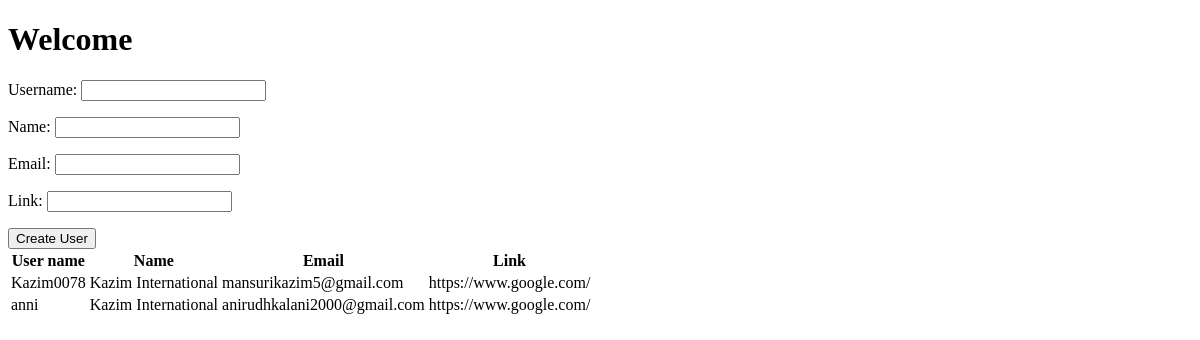
Before: /add_user/ with the older database file.
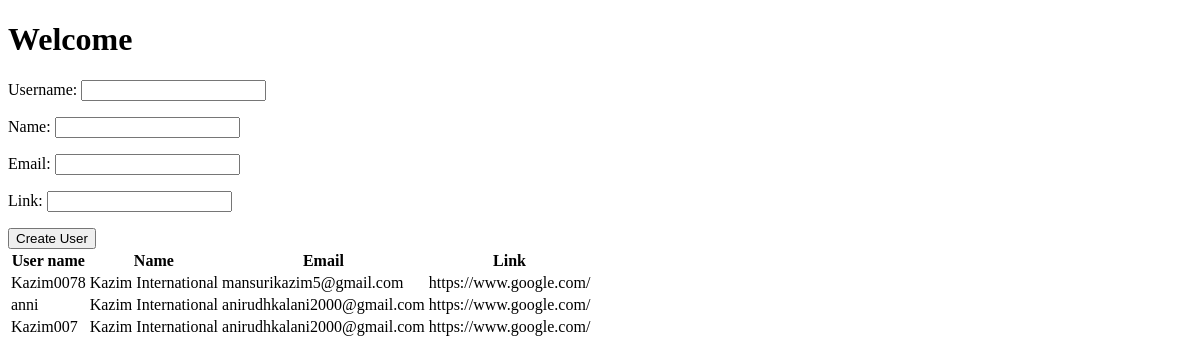
After: the same page with the newer database file.
### ajax_app/models.py (models this page shows, shortened)
class MyUser(models.Model):
    username = models.CharField(max_length=256, unique = True)
    name = models.CharField(max_length=256)
    email = models.EmailField()
    link = models.URLField()

### ajax_app/views.py (the view)
# urls.py: path('add_user/', views.myuser, name='add_user'),
def myuser(request):
    if request.is_ajax and request.method == "POST":
        form = forms.MyUserForm(request.POST)
        if form.is_valid():
            instance = form.save()
            ser_instance = serializers.serialize('json', [ instance, ])
            return JsonResponse({"instance": ser_instance}, status=200)
        else:
            return JsonResponse({"error": form.errors}, status=400)
    else:
        form = forms.MyUserForm()
        users = models.MyUser.objects.all()
        return render(request, "ajax_app/base.html", {"form": form, "users": users})

### ajax_app/forms.py
class MyUserForm(forms.ModelForm):
    class Meta():
        model = models.MyUser
        fields = '__all__'

### templates/ajax_app/base.html (shortened to what this page needs)
<!DOCTYPE html>
<html lang="en">
<head>
</head>
<body>
    <h1>Welcome</h1>
    <form id = "user-class" method='POST'>
        {{form.as_p}}
        <input type="submit" value = 'Create User'>
    </form>
    <table id="cable">
        <thead>
            <tr>
                <th>User name</th>
                <th>Name</th>
                <th>Email</th>
                <th>Link</th>
            </tr>
        </thead>
        <tbody>
            {% for user in users %}
                <tr>
                    <td>{{user.username}}</td>
                    <td>{{user.name}}</td>
                    <td>{{user.email}}</td>
                    <td>{{user.link}}</td>
                </tr>
            {% endfor %}
        </tbody>
    </table>
</body>
</html>

Changed rows visible on the page:
added MyUser: username "Kazim007", name "Kazim International", email "anirudhkalani2000@gmail.com", link "https://www.google.com/"
